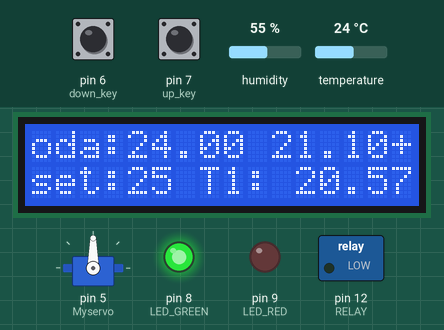
The sketch below on a simulated Arduino Uno, built with avr-gcc and run on an emulated ATmega328P. Parts: 16×2 character LCD, servo, switched loads named in the sketch (green lamp = pin HIGH), output pins drawn as LEDs (lit = HIGH). Inputs (shaded band) come from the test bench; at power-on: temperature 24 °C, pin 6 (down_key) HIGH, pin 7 (up_key) HIGH, humidity 55 %. The modem accepts every AT command (registered, SIM ready, sends succeed) and sends nothing else; what the sketch prints to the serial monitor is not drawn.

Above: at 3.3 s.
3.4 s: temperature set to 12 °C
At 9.2 s:
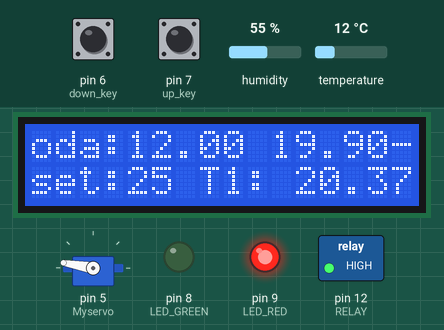
9.6 s: temperature set to 24 °C
At 15.5 s:
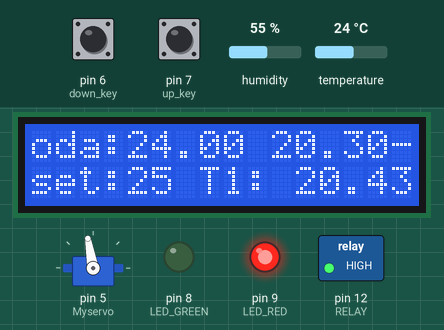
15.8 s: temperature set to 27 °C
At 19.8 s:
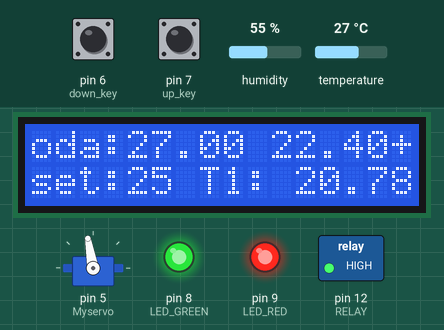
20.8 s: temperature set to 41 °C
At 26.1 s:
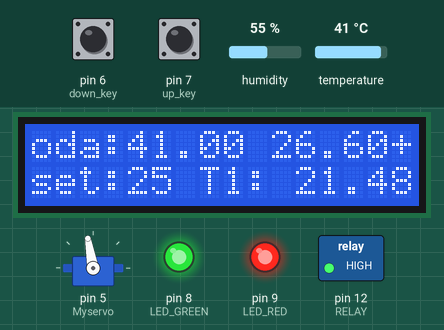
27.0 s: pin 6 (down_key) pulled LOW for 1 s
At 31.4 s:
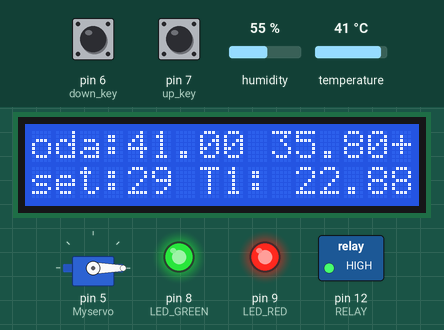
Timing chart, 0 to 56.7 s (numbered marks = the images above; inputs shaded):
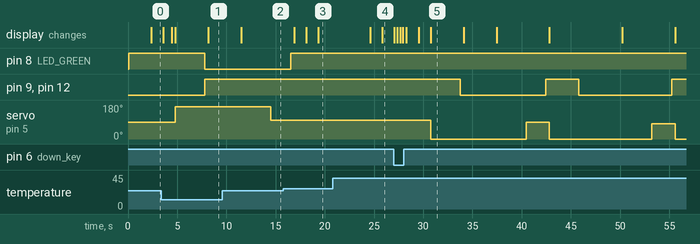

Measured:
- the behaviour switches between 25 and 26 °C on temperature (found by bisection; images 2 and 3)
- after the input at 3.4 s, pin 8 (LED_GREEN): HIGH → LOW after 4.4 s; pin 9 (LED_RED), pin 12 (RELAY): LOW → HIGH after 4.4 s; servo on pin 5 (Myservo): 90° → 170° after 1.4 s
- after the input at 9.6 s, the display: changes after 1.9 s (image 2)
- after the input at 15.8 s, pin 8 (LED_GREEN): goes on until 16.5 s, then stays HIGH; servo on pin 5 (Myservo): stays 100° (without the input it goes to 170° after 1.1 s)

The sketch:

9_heat_control_v3.ino
```cpp
#include <Wire.h>
#include <FaBoLCD_PCF8574.h>
FaBoLCD_PCF8574 lcd;

#include <Adafruit_Sensor.h>
#include <DHT.h>
#include <DHT_U.h>
#define DHTPIN 2
#define DHTTYPE    DHT11
DHT dht(DHTPIN, DHTTYPE);
uint32_t delayMS;

//wifi eklentilerli
#include <SoftwareSerial.h>
String agAdi="TURKSAT-KABLONET-70A3-2.4G";
String agSifresi="d12e9410";
int rxPin=10;
int txPin=11;
String ip= "184.106.153.149";
float sicaklik, nem;
SoftwareSerial esp(rxPin,txPin);
unsigned long previousMillis3 = 0;
const long interval3 = 20000;


#include<Servo.h>
Servo Myservo;

const int LED_RED=9; //Red LED
const int LED_GREEN=8; //Green LED
const int RELAY=12; //Lock Relay or motor
const int up_key=7;
const int down_key=6;
// #define up_key 8
// #define down_key 7
// #define LED_RED 9
// #define LED_GREEN 8
int SetPoint=25;
unsigned long previousMillis = 0;        // will store last time LED was updated
const long interval = 1000;              //ortalama sıcaklık hesaplama süresi
unsigned long previousMillis2 = 0;        // will store last time LED was updated
const long interval2 = 10000;          //wait time before make new action

double T0=20;//anlık sıcaklık
double T1=20.5;//interval önceki sıcaklık
double T2=20.6;
int step1=10; //step size for inc
int step2=20;
int pos=90;


//ortalama sıcaklık için

const int numReadings = 60;
double readings[numReadings];      // array the readings from the analog input
int readIndex = 0;              // the index of the current reading
double average = 20.5;
double total = numReadings*average;// the running total

const int numReadings2 = 10;
double readings2[numReadings2];      // 2. sayaç
int readIndex2 = 0;              // 2.sayaç
double average2 = 20.7;
double total2 = numReadings2*average2;                  // 2.sayaç
//test-----------------------
int a=0;

//test----------


void setup() {

pinMode(LED_RED,OUTPUT);
pinMode(LED_GREEN,OUTPUT);
pinMode(RELAY,OUTPUT);
pinMode(up_key,INPUT);
pinMode(down_key,INPUT);
digitalWrite(up_key,HIGH);
digitalWrite(down_key,HIGH);

Serial.begin(9600);

lcd.begin(16, 2);
// Print a message to the LCD.
lcd.print("sicaklik=");
lcd.setCursor(0, 1);
lcd.print("ayar=");

dht.begin();
sensor_t sensor;

digitalWrite(LED_GREEN,HIGH);  //Green LED Off
digitalWrite(LED_RED,LOW);     //Red LED On
digitalWrite(RELAY,LOW);       //Turn off Relay
Myservo.attach(5);

//ortalama sıcaklık
// initialize all the readings to 0:
  for (int thisReading = 0; thisReading < numReadings; thisReading++) {
    readings[thisReading] = 20;}
  for (int thisReading2 = 0; thisReading2 < numReadings2; thisReading2++) {
    readings2[thisReading2] = 20;}

//wifi setup --------------------------
Serial.println("Started");
  esp.begin(115200);                                          //ESP8266 ile seri haberleşmeyi başlatıyoruz.
  esp.println("AT");                                          //AT komutu ile modül kontrolünü yapıyoruz.
  Serial.println("AT Yollandı");
  while(!esp.find("OK")){                                     //Modül hazır olana kadar bekliyoruz.
    esp.println("AT");
    Serial.println("ESP8266 Bulunamadı.");
  }
  Serial.println("OK Komutu Alındı");
  esp.println("AT+CWMODE=1");                                 //ESP8266 modülünü client olarak ayarlıyoruz.
  while(!esp.find("OK")){                                     //Ayar yapılana kadar bekliyoruz.
    esp.println("AT+CWMODE=1");
    Serial.println("Ayar Yapılıyor....");
  }
  Serial.println("Client olarak ayarlandı");
  Serial.println("Aga Baglaniliyor...");
  esp.println("AT+CWJAP=\""+agAdi+"\",\""+agSifresi+"\"");    //Ağımıza bağlanıyoruz.
  while(!esp.find("OK"));                                     //Ağa bağlanana kadar bekliyoruz.
  Serial.println("Aga Baglandi.");


 delay(2000);

}

void Turnoff(){
 Myservo.write(0);
 delay(3000);

   digitalWrite(RELAY,LOW);    //Turn off heater
   digitalWrite(LED_RED,LOW);
   digitalWrite(LED_GREEN,HIGH);  //Turn on Green LED

}

void Turnon(){


 Myservo.write(170);
 delay(3000);

  digitalWrite(RELAY,HIGH);    //Turn on heater %100
  digitalWrite(LED_GREEN,LOW);
  digitalWrite(LED_RED,HIGH);  //Turn on RED LED

}


void servopos(int position){
    Serial.print("servopos cagirildi---+++--+++---:");Serial.println(position);
    Myservo.write(position);
    delay(2000);
    digitalWrite(RELAY,HIGH);    //Turn on heater %50
    digitalWrite(LED_GREEN,HIGH);
    digitalWrite(LED_RED,HIGH);  //Turn on RED LED


}


void loop() {

//Buton led test

//   if(digitalRead(up_key)==1){
//      digitalWrite(LED_RED,HIGH);
//       digitalWrite(LED_GREEN,HIGH);
//     }
//   else{
//     digitalWrite(LED_RED,LOW);
//     digitalWrite(LED_GREEN,LOW);
//     }

//   if(digitalRead(down_key)==1){
//      digitalWrite(LED_GREEN,HIGH);
//     }
//   else{
//     digitalWrite(LED_GREEN,LOW);
//     }

//Servo test
// Myservo.write(a);
// delay(1000);
// if (a<180) a=a+20;
//dht lcd yazdırma
// float temp=dht.readTemperature();
// float hum=dht.readHumidity();
// lcd.setCursor(7,0);
// lcd.print(temp);
// lcd.setCursor(7,1);
// lcd.print(hum);
// Serial.println(temp);
// Serial.println(hum);
Serial.print("pos");Serial.println(pos);
Serial.print("T0");Serial.println(T0);
Serial.print("total");Serial.println(total);
Serial.print("T1");Serial.println(T1);
Serial.print("readings");
for (int i = 0; i < 30; i++) Serial.print(readings[i]);
Serial.println("------------");


// test sonu------------------

T0=dht.readTemperature();

unsigned long currentMillis = millis();

//Ortalama sıcaklık T1 array hesaplama
 if (currentMillis - previousMillis >= interval)
 {
  Serial.print("calc_t1 cagirildi read index:");Serial.println(readIndex);
  previousMillis = currentMillis;
  total = total - readings[readIndex];
  readings[readIndex] = T0;
  total = total + readings[readIndex];
  readIndex = readIndex + 1;
  if (readIndex >= numReadings)
    {
      readIndex = 0;
    }
  T1 = float(total) / float(numReadings);
//ortalama sıcaklık için t2 hesaplama. anlık karar verdiği için hesaplandı
  Serial.print("calc_t2 cagirildi read index:");Serial.println(readIndex2);
  previousMillis = currentMillis;
  total2 = total2 - readings2[readIndex2];
  readings2[readIndex2] = T0;
  total2 = total2 + readings2[readIndex2];
  readIndex2 = readIndex2 + 1;
  if (readIndex2 >= numReadings2)
    {
      readIndex2 = 0;
    }
  T2 = float(total2) / float(numReadings2);


  }

//lcd ön işlem
  lcd.setCursor(0,0);
  lcd.print("oda:");    //Do not display entered keys
  lcd.setCursor(4,0);
  lcd.print(T0);
  lcd.setCursor(10,0);
  lcd.print(T2);
  lcd.setCursor(15,0);
   if (T2>T1) lcd.print("+");
  if (T1>T2) lcd.print("-");
  {
    /* code */
  }


  //Get user input for setpoints
  if(digitalRead(down_key)==1)
  {
    if(SetPoint>15)
    {
      SetPoint--;
    }
  }
  if(digitalRead(up_key)==1)
  {
    if(SetPoint<30)
    {
      SetPoint++;
    }
  }


 //Display Set point on LCD
  lcd.setCursor(0,1);
  lcd.print("set:");
  lcd.print(SetPoint);
  lcd.print(" T1:");
  lcd.setCursor(11,1);
  lcd.print(T1);


//Check T2 is in limit
if(T2 > (SetPoint+4))
  {
  Turnoff();
  }
else if (T2<(SetPoint-4))
  {
  Turnon();
  }


//AKILLI KARŞILAŞTIRMA
//eğer oda istenenden biraz sıcaksa
if ((T2>(SetPoint)) && (currentMillis - previousMillis2 >= interval2) )
  {
    //ve oda ısınıyorsa
    if ((T1<T2)&&(pos>step1))
    {
        pos=(pos-step1);
        Serial.print("biraz sicak");Serial.println(pos);
        servopos(pos) ;

    }
    //ve oda soğuyorsa

    previousMillis2 = currentMillis;
  }

  //eğer oda istenenden biraz soğuksa
if ( (T2<SetPoint) && (currentMillis - previousMillis2 >= interval2) )
  {
   //VE ODA SOĞUYORSA
    if ((T1>T2)&&(pos<170))
    {
      pos = (pos+step1);
      Serial.print("biraz soguk");Serial.println(pos);
      servopos(pos);
    }

    previousMillis2 = currentMillis;
  }

//wifi setup veri gönderme
if (currentMillis - previousMillis3 >= interval3)
{
  esp.println("AT+CIPSTART=\"TCP\",\""+ip+"\",80");           //Thingspeak'e bağlanıyoruz.
  if(esp.find("Error")){                                      //Bağlantı hatası kontrolü yapıyoruz.
    Serial.println("AT+CIPSTART Error");
  }
  //DHT11.read(dht11Pin);
  sicaklik = (float)dht.readTemperature();;
  //nem = (float)DHT11.humidity;
  String veri = "GET https://api.thingspeak.com/update?api_key=VAWRNI7PQE6P7RJN";   //Thingspeak komutu. Key kısmına kendi api keyimizi yazıyoruz.                                   //Göndereceğimiz sıcaklık değişkeni
  veri += "&field1=";
  veri += String(sicaklik);
 //veri += "&field2=";
 // veri += String(nem);                                        //Göndereceğimiz nem değişkeni
  veri += "\r\n\r\n";
  esp.print("AT+CIPSEND=");                                   //ESP'ye göndereceğimiz veri uzunluğunu veriyoruz.
  esp.println(veri.length()+2);
  delay(2000);
  if(esp.find(">")){                                          //ESP8266 hazır olduğunda içindeki komutlar çalışıyor.
    esp.print(veri);                                          //Veriyi gönderiyoruz.
    Serial.println(veri);
    Serial.println("Veri gonderildi.");
    delay(1000);
  }
  Serial.println("Baglantı Kapatildi.");
  esp.println("AT+CIPCLOSE");                                //Bağlantıyı kapatıyoruz
  previousMillis3 = currentMillis;


}


  delay(100); //Update at every

}
```
